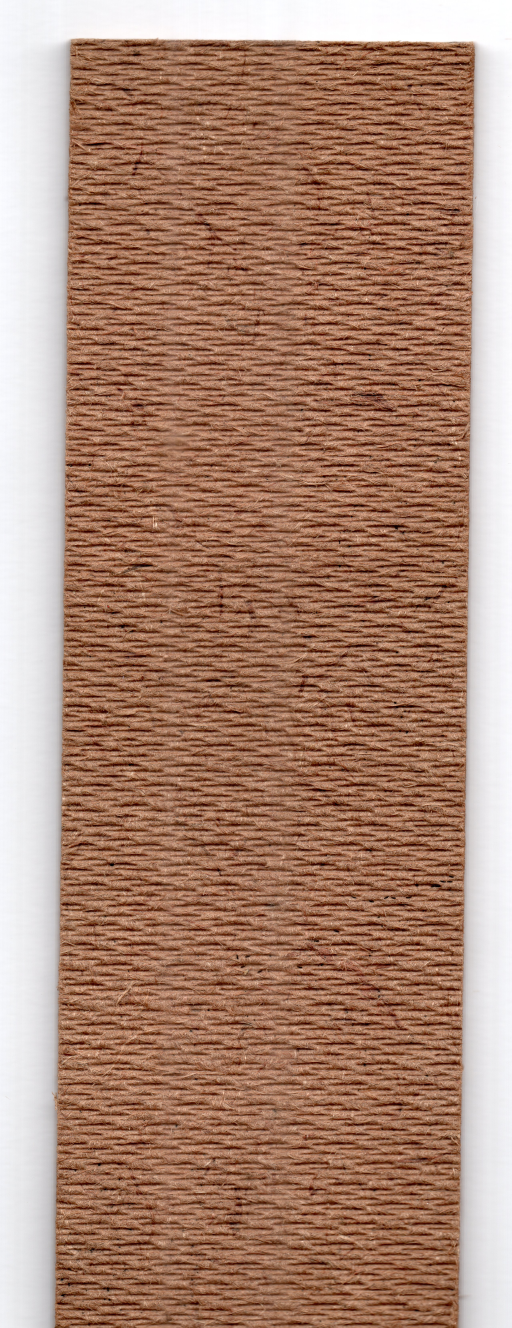
#> input picture base-5/img-014-18ovos.jpg, 2559 x 6639 px, found by its file name (shown at 1/5 size); its folder holds only this picture in this run
$ python generated-squares.py
#> lines starting #> are read from the running program, lines starting #| are printed output that depends on the picture
import cv2
import numpy as np
import os
import hashlib
from concurrent.futures import ThreadPoolExecutor
from typing import List, Tuple, Optional

# Constante para o tamanho da janela deslizante
WINDOW_SIZE = 254


class ImageProcessor:
    def __init__(self, window_size: int = WINDOW_SIZE) -> None:
        """
        Inicializa o processador de imagem.

        :param window_size: Tamanho da janela para o processamento.
        """
        self.window_size: int = window_size
        self.image: Optional[np.ndarray] = None

    def load_image(self, image_path: str) -> np.ndarray:
        """
        Carrega uma imagem do disco e converte de BGR para RGB.

        :param image_path: Caminho para o arquivo de imagem.
        :return: Imagem carregada.
        :raises ValueError: Se a imagem não for carregada.
        """
        image = cv2.imread(image_path)
#> image is the input picture: shape (6639, 2559, 3); mean B, G, R 114.6, 133.6, 170.4
        if image is None:
            raise ValueError(
                f"Não foi possível carregar a imagem: {image_path}")
        return image

    def save_processed_window(self, processed_window: np.ndarray, output_folder: str, index: int) -> None:
        """
        Salva uma janela processada com um nome único gerado via hash MD5.

        :param processed_window: Janela processada a ser salva.
        :param output_folder: Pasta onde a janela será salva.
        :param index: Índice da janela para nomeação.
        """
        os.makedirs(output_folder, exist_ok=True)
        contiguous_array = np.ascontiguousarray(processed_window)
        hs = hashlib.md5(contiguous_array.tobytes()).hexdigest()
        file_name = f"{index}_{hs}.png"
        output_path = os.path.join(output_folder, file_name)
        cv2.imwrite(output_path, processed_window)

    def generate_squares(self, image_path: str, output_folder: str) -> None:
        """
        Gera quadrados processados a partir de uma imagem e salva em uma pasta.

        :param image_path: Caminho da imagem.
        :param output_folder: Pasta onde os quadrados serão salvos.
        """
        self.image = self.load_image(image_path)
        img_height, img_width, _ = self.image.shape
#> img_height = 6639; img_width = 2559

        tasks = []
        index = 0

        with ThreadPoolExecutor() as executor:
            for y in range(0, img_height, self.window_size):
                for x in range(0, img_width, self.window_size):
                    window = self.image[y:y +
                                        self.window_size, x:x + self.window_size]
                    future = executor.submit(
                        self.save_processed_window, window, output_folder, index)
                    tasks.append(future)
                    index += 1
#> this loop made 27 passes
#> pass 1, in save_processed_window, `cv2.imwrite(output_path, processed_window)`:
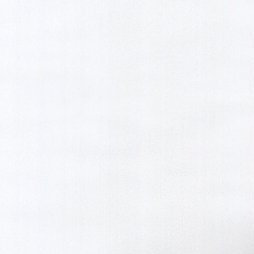
#> saved as 0_3481ad75b561505623426342e5df3a41.png: shape (254, 254, 3); mean B, G, R 247.8, 244.5, 243.6
#> pass 1, in save_processed_window (call 2), `cv2.imwrite(output_path, processed_window)`:
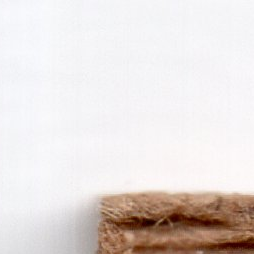
#> saved as 1_f23d65a65c6a4ba575e15191c66385fa.png: shape (254, 254, 3); mean B, G, R 219.1, 221.4, 228.7
#> pass 1, in save_processed_window (call 3), `cv2.imwrite(output_path, processed_window)`:
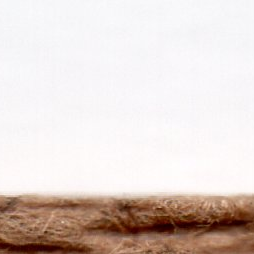
#> saved as 2_12f17f99dae3bc333e5a693e0a8a9962.png: shape (254, 254, 3); mean B, G, R 207.4, 212.3, 224.2
#> pass 1, in save_processed_window (call 4), `cv2.imwrite(output_path, processed_window)`:
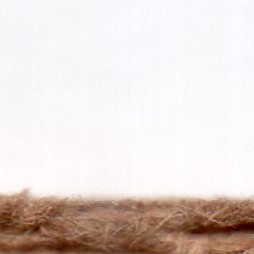
#> saved as 3_9a2e068b6f360912b559df2e44890b14.png: shape (254, 254, 3); mean B, G, R 211.8, 215.6, 226.6
#> after the loop, index = 297; tasks = 297 items

        for task in tasks:
            task.result()


def main() -> None:
    folder_path = '/media/williancaddd/CODES/WORKSPACE-FIOTEC/eggs-count-algorithms/base-5'
    output_folder = os.path.join(folder_path, "generated-squares")
    processor = ImageProcessor()

    image_files = [f for f in os.listdir(
        folder_path) if f.lower().endswith(('.png', '.jpg', '.jpeg'))]
    for filename in image_files:
        full_path = os.path.join(folder_path, filename)
        try:
            processor.generate_squares(full_path, output_folder)
            print(f"Quadrados processados e salvos para {filename}.")
        except ValueError as e:
            print(e)


if __name__ == "__main__":
    main()

$ run again, on base-5/img-201-46ovos.jpg
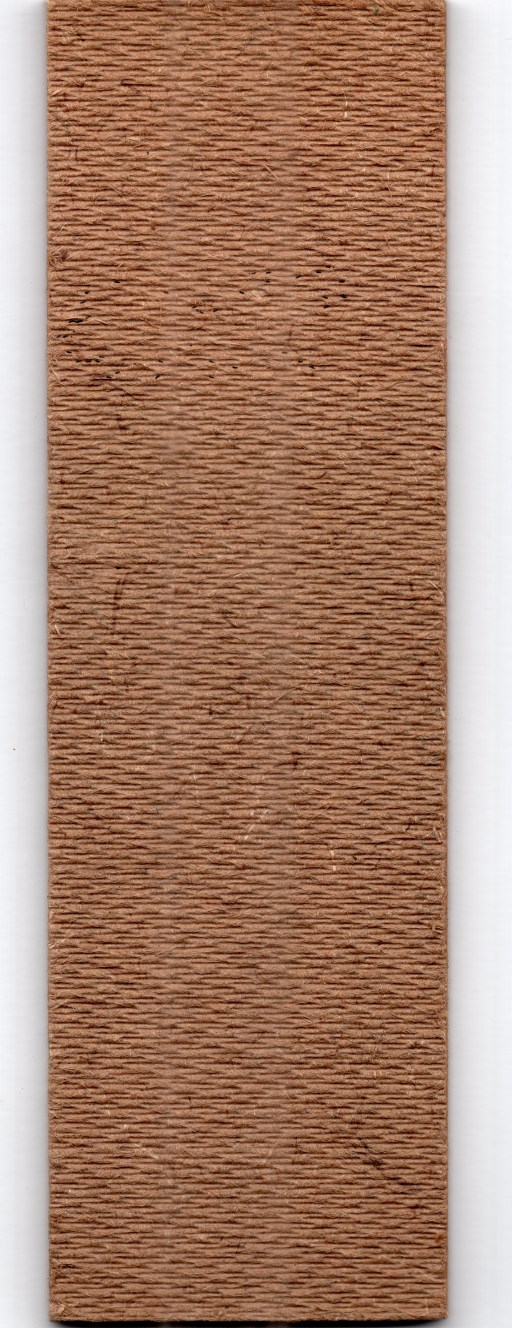
#> input picture base-5/img-201-46ovos.jpg, 2559 x 6639 px, found by its file name (shown at 1/5 size)
#> in load_image, image is the input picture: shape (6639, 2559, 3); mean B, G, R 107.1, 128, 165.6
#> the loop in generate_squares, `for y in range(0, img_height, self.window_size):` made 27 passes
#> pass 1, in save_processed_window (call 3), `cv2.imwrite(output_path, processed_window)`:
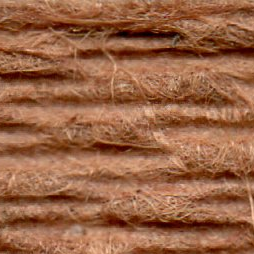
#> saved as 2_e2954865d33cd444688396a652478adb.png: shape (254, 254, 3); mean B, G, R 69.2, 99.8, 153
#> pass 1, in save_processed_window (call 4), `cv2.imwrite(output_path, processed_window)`:
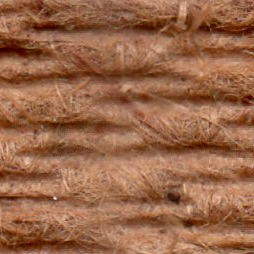
#> saved as 3_f39e6d27807ad1bfdd57196bf3a66987.png: shape (254, 254, 3); mean B, G, R 73, 102.5, 153.3
#> after the loop in generate_squares, `for y in range(0, img_height, self.window_size):`: index = 297; tasks = 297 items

$ run again, on base-5/img-228-152ovos.jpg
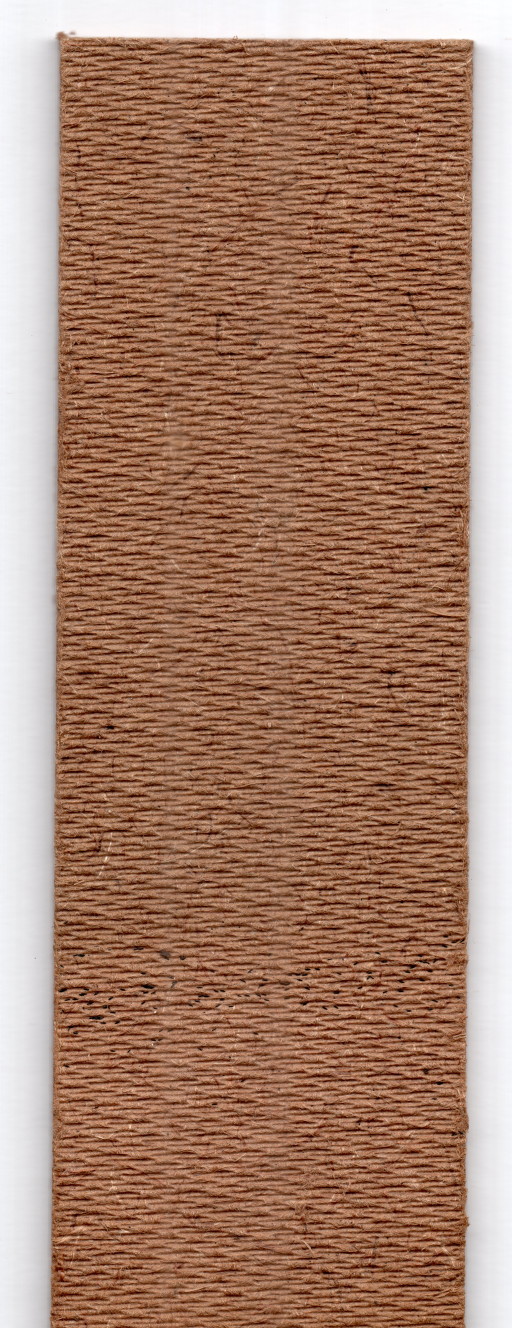
#> input picture base-5/img-228-152ovos.jpg, 2559 x 6639 px, found by its file name (shown at 1/5 size)
#> in load_image, image is the input picture: shape (6639, 2559, 3); mean B, G, R 106.1, 126.7, 164.9
#> the loop in generate_squares, `for y in range(0, img_height, self.window_size):` made 27 passes
#> pass 1, in save_processed_window (call 2), `cv2.imwrite(output_path, processed_window)`:
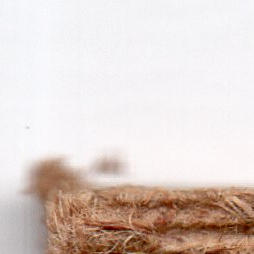
#> saved as 1_fe1b7ee78259ec722ec8dc8d063c51f1.png: shape (254, 254, 3); mean B, G, R 203.8, 209.4, 222.2
#> pass 1, in save_processed_window (call 4), `cv2.imwrite(output_path, processed_window)`:
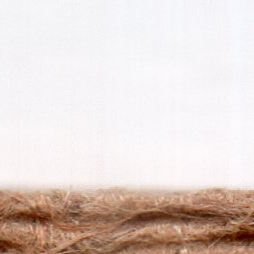
#> saved as 3_abfda41fa902182dab607b3fa27a8534.png: shape (254, 254, 3); mean B, G, R 207.7, 212.6, 225.6
#> after the loop in generate_squares, `for y in range(0, img_height, self.window_size):`: index = 297; tasks = 297 items

$ run again, on base-5/img-254-47ovos.jpg
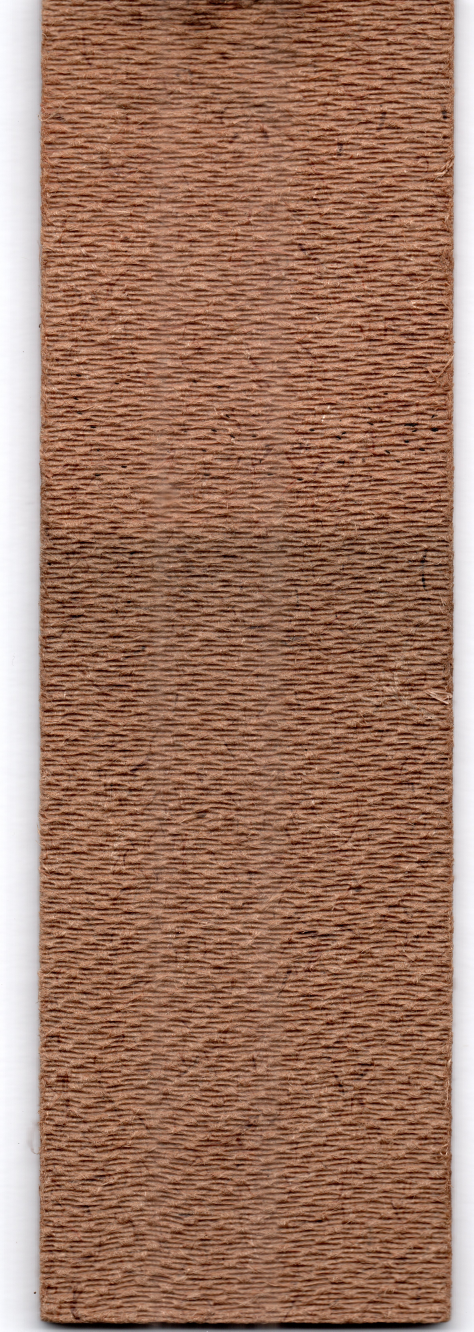
#> input picture base-5/img-254-47ovos.jpg, 2367 x 6656 px, found by its file name (shown at 1/5 size)
#> in load_image, image is the input picture: shape (6656, 2367, 3); mean B, G, R 97.7, 117.2, 157
#> the loop in generate_squares, `for y in range(0, img_height, self.window_size):` made 27 passes
#> pass 1, in save_processed_window (call 3), `cv2.imwrite(output_path, processed_window)`:
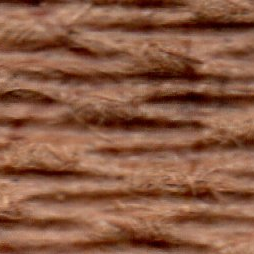
#> saved as 2_d4bf1925a1bda706c34d8845a87edaaa.png: shape (254, 254, 3); mean B, G, R 66.6, 90.3, 137.3
#> pass 1, in save_processed_window (call 4), `cv2.imwrite(output_path, processed_window)`:
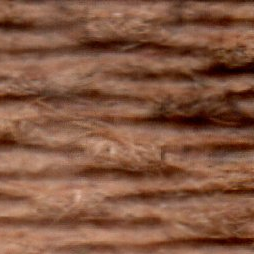
#> saved as 3_9b9e8187045b5a96147bbc9d3844efcc.png: shape (254, 254, 3); mean B, G, R 64.9, 87.5, 131.8
#> after the loop in generate_squares, `for y in range(0, img_height, self.window_size):`: index = 270; tasks = 270 items
